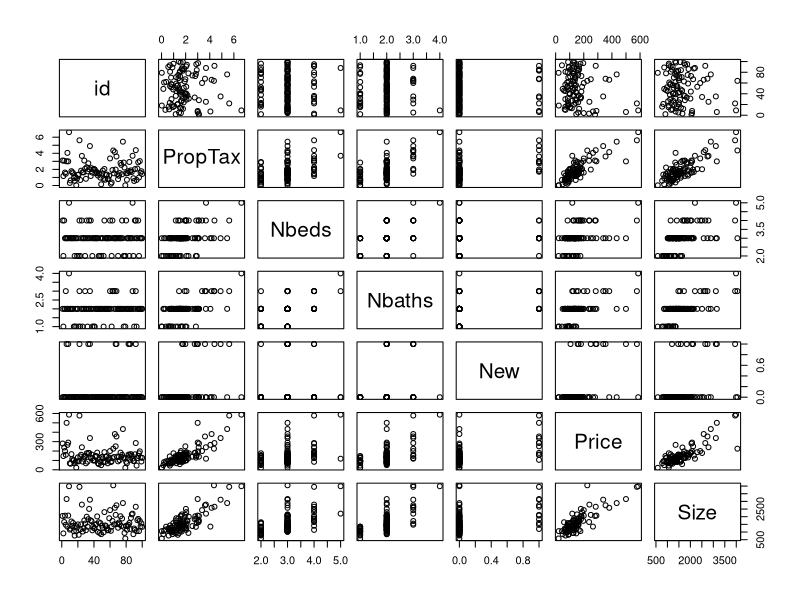
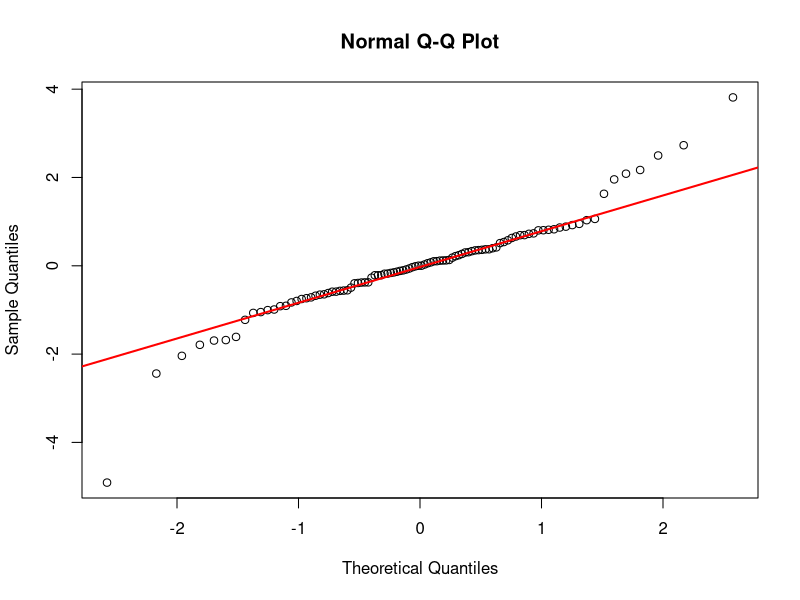
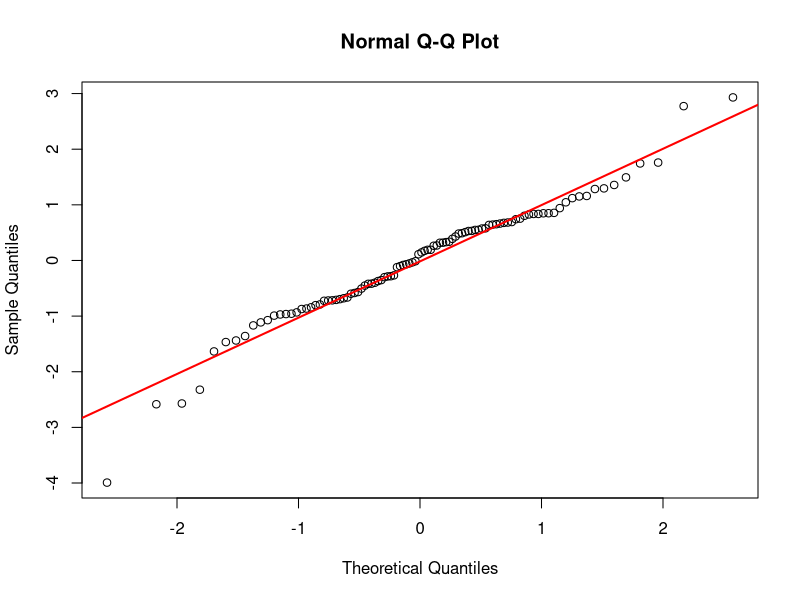

Write the R code that produced these figures, in order. (Note: this script raises an error after producing the figures.)
## ---- chunk 1
knitr::opts_chunk$set(echo = TRUE)
## ---- chunk 2
data <- read.csv("homes.csv")
pairs(data)
## ---- chunk 3
fit_full <- lm(Price~., dat=data)
library(car)
vif(fit_full)
## ---- chunk 4
qqnorm(rstudent(fit_full))
qqline(rstudent(fit_full), col="red", lwd = 2)
## ---- chunk 5
data_sqrt <- read.csv("homes.csv")
data_sqrt$Price <- sqrt(data_sqrt$Price)
fit_full_sqrt <- lm(Price~., dat=data_sqrt)
## ---- chunk 6
qqnorm(rstudent(fit_full_sqrt))
qqline(rstudent(fit_full_sqrt), col="red", lwd = 2)
## ---- chunk 7
library(glmnet)

predictors = model.matrix(fit_full_sqrt)[,-1]
response = data_sqrt$Price

set.seed(123456789)
fit_lasso = glmnet(x=predictors, y=response, family="gaussian", alpha=1,
lambda=cvfit_lasso$lambda.min)
coef(fit_lasso)
## ---- chunk 8
data <- read.csv("hospital_dat_raw.csv")
fit_full <- lm(Stay~., dat=data)
summary(fit_full)
## ---- chunk 9
par(mfrow=c(1, 2))
qqnorm(rstudent(fit_full))
qqline(rstudent(fit_full), col="red", lwd = 2)
plot(fit_full$fitted.values, rstudent(fit_full), xlab = "Fitted Values",
ylab = " Residuals")
abline(h = c(0), lty = 2, col = "red")
## ---- chunk 10
step_back= step(object = fit_full, direction = "backward", test="F")
summary(step_back)
